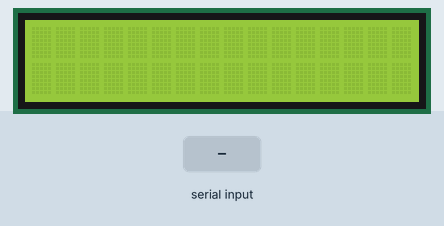
Bench run of a sketch on a simulated Arduino Uno, built with avr-gcc and run on an emulated ATmega328P. On the bench: 16×2 character LCD. The test bench sets the inputs (shaded band). What the sketch prints to the serial monitor is not drawn.

Above: at 1.2 s.
1.3 s: "1" received over Serial
At 1.62 s:
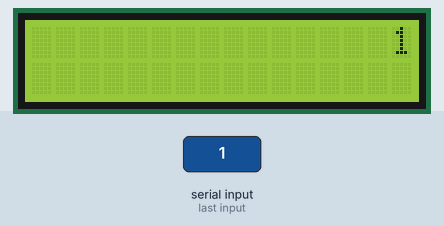
At 2.12 s:
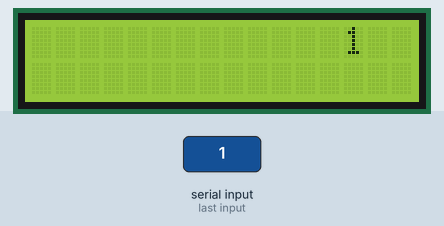
Timing chart, 0 to 4.3 s (numbered marks = the images above; inputs shaded):
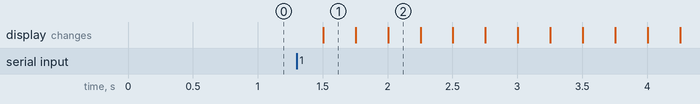

The sketch:

2022-11-17_LCD_Lab_6.ino
```cpp
#include <LiquidCrystal.h>

LiquidCrystal lcd(12, 11, 5, 4, 3, 2);

void setup() {
  lcd.begin(16, 2);
  Serial.begin(9600);
}

void loop() {
  if (Serial.available()) {
    Serial.println ("Started");
    delay(100);
    lcd.clear();
    lcd.setCursor(16, 0);
    while (Serial.available() > 0) {
      lcd.write (Serial.read());
    }
    delay (100);
    for (int pos = 0; pos < 32; pos++) {
      lcd.scrollDisplayLeft();
      delay(250);
    }
    Serial.println ("Complete");
  }
}
```

Measured:
- after the input at 1.3 s, the display: changes after 0.20 s (image 1)
